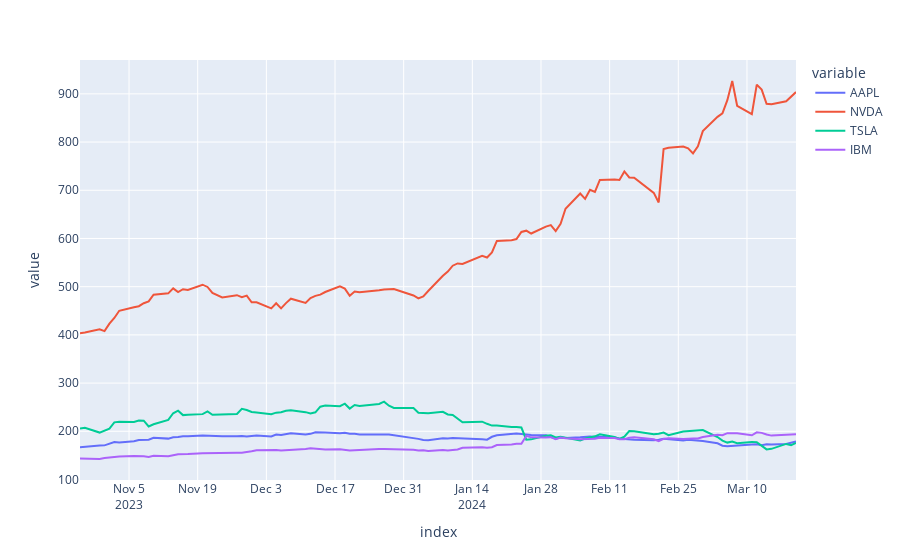

This figure's notebook cell:
### Code cell
import plotly_express as px
px.line(stocks, x=stocks.index, y=stocks.columns)
